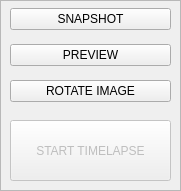
   <widget class="QFrame" name="Capture_frame">
    <property name="enabled">
     <bool>true</bool>
    </property>
    <property name="geometry">
     <rect>
      <x>830</x>
      <y>370</y>
      <width>181</width>
      <height>191</height>
     </rect>
    </property>
    <property name="frameShape">
     <enum>QFrame::StyledPanel</enum>
    </property>
    <property name="frameShadow">
     <enum>QFrame::Raised</enum>
    </property>
    <widget class="QWidget" name="verticalLayoutWidget_4">
     <property name="geometry">
      <rect>
       <x>10</x>
       <y>0</y>
       <width>161</width>
       <height>111</height>
      </rect>
     </property>
     <layout class="QVBoxLayout" name="verticalLayout_17">
      <item>
       <widget class="QPushButton" name="snapshot_pushButton">
        <property name="enabled">
         <bool>true</bool>
        </property>
        <property name="toolTip">
         <string>Takes a quick snapshot</string>
        </property>
        <property name="text">
         <string>SNAPSHOT</string>
        </property>
       </widget>
      </item>
      <item>
       <widget class="QPushButton" name="preview_pushButton">
        <property name="toolTip">
         <string>Takes a image with current settings</string>
        </property>
        <property name="text">
         <string>PREVIEW</string>
        </property>
       </widget>
      </item>
      <item>
       <widget class="QPushButton" name="rotate_pushButton">
        <property name="enabled">
         <bool>true</bool>
        </property>
        <property name="toolTip">
         <string>Rotate image 90 degrees</string>
        </property>
        <property name="text">
         <string>ROTATE IMAGE</string>
        </property>
       </widget>
      </item>
     </layout>
    </widget>
    <widget class="QPushButton" name="startImaging_pushButton">
     <property name="enabled">
      <bool>false</bool>
     </property>
     <property name="geometry">
      <rect>
       <x>10</x>
       <y>120</y>
       <width>161</width>
       <height>61</height>
      </rect>
     </property>
     <property name="toolTip">
      <string/>
     </property>
     <property name="text">
      <string>START TIMELAPSE</string>
     </property>
    </widget>
   </widget>
